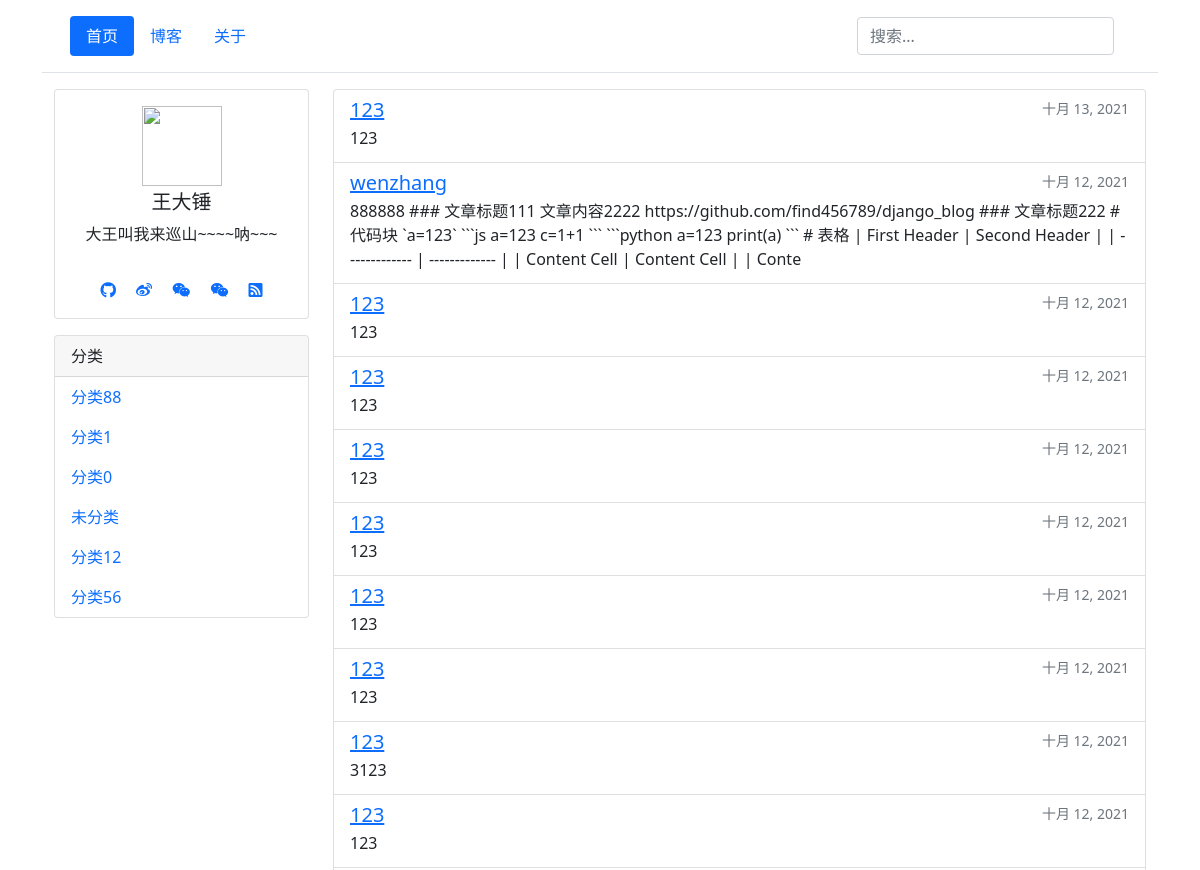
/ (upper part), run on an earlier commit of the app's database.
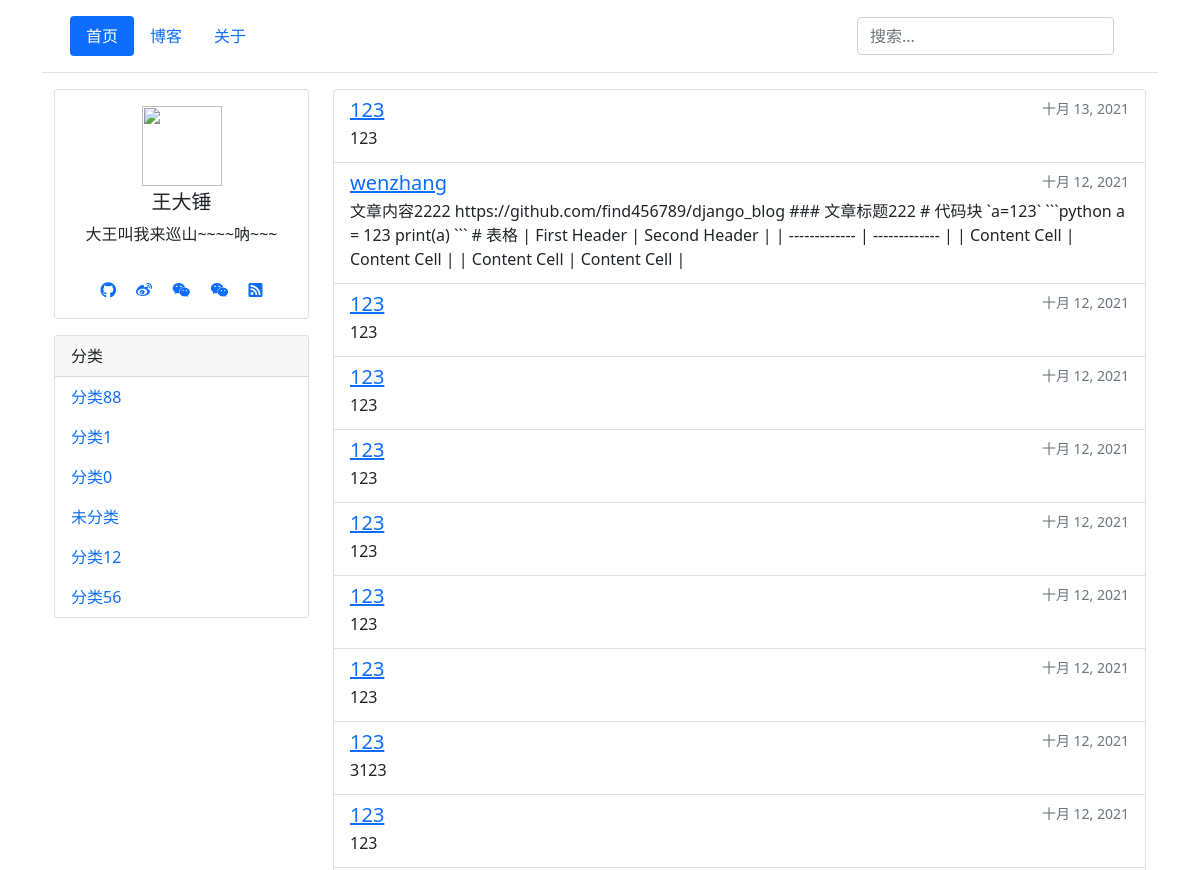
And on a later commit of the database.
### blog/models.py (models this page shows, shortened)
class Article(models.Model):
    title = models.CharField('文章标题',max_length=128)
    category = models.ForeignKey(Category, verbose_name='文章分类', on_delete=models.SET_DEFAULT, default=category_haveNo)
    is_public = models.BooleanField('是否公开', default=True, help_text="文章是否公开展示，不勾选就对外隐藏")
    is_original = models.BooleanField('是否原创', default=True, help_text="文章是否原创，不勾选就是转载")
    content_markdown = models.TextField('文章内容markdown', null=True, blank=True)
    content_html = models.TextField('文章内容html', null=True, blank=True,help_text="返回给客户端(根据markdown自动生成的，不要手动修改)")
    keywords = models.CharField('seo的keywords', max_length=640, blank=True, null=True)
    description = models.CharField('seo的description', max_length=640, blank=True, null=True)
    click = models.PositiveIntegerField('点击量',default=0)
    created = models.DateTimeField(verbose_name='添加时间',  auto_now_add=True)
    modified = models.DateTimeField(verbose_name='修改时间', default=timezone.now)
    def get_absolute_url(self):
        return reverse('article-detail', kwargs={'pk': self.pk})
    class Meta:
        ordering = ['-created'] # 默认按照创建时间排序
        verbose_name = "文章"
        verbose_name_plural = verbose_name

### blog/views.py (the view)
# urls.py: path('', IndexPageView.as_view(), name='home'),
class IndexPageView(ListView):
    queryset = Article.get_public_article()
    template_name = "blog/index.html"
    def get_context_data(self, **kwargs):
        context = super().get_context_data(**kwargs)
        context['SITE_CONFIG'] = settings.SITE_CONFIG  # 网站配置信息
        context['category'] = Category.objects.all()  # 网站分类
        return context

### blog/models.py (called while the page is built)
    def __str__(self):
        return self.name

    def get_absolute_url(self):
        return reverse('category-detail', kwargs={'pk': self.pk})

### templates/blog/index.html (shortened to what this page needs)
{% extends "base.html" %}
{% block content %}
<div class="container">
  <div class="row">
    <div class="col-3 d-none d-md-block">
     <div class="row">
         <div class="col">
             {% include 'user_info.html' %}
         </div>
     </div>
          <div class="row mt-3">
         <div class="col">
             {% include 'category.html' %}
         </div>
     </div>
    </div>
    <div class="col">
  <ul class="list-group  ">
      {% for article in object_list %}
   <li   class="list-group-item  ">
    <div class="d-flex w-100 justify-content-between">
      <h5 class="mb-1"><a target="_blank" href="{{ article.get_absolute_url }}"> {{ article.title }}</a></h5>
      <small class="text-muted">{{ article.created|date }}</small>
    </div>
    <p class="mb-1">{{ article.content_markdown|slice:":300" }}</p>
  </li>
   {% empty %}
        <li>内容为空。</li>
    {% endfor %}
</ul>
    </div>
  </div>
</div>
{% endblock %}

What changed in the data, as far as the page shows it:
changed Article "wenzhang": content_markdown "888888 ### 文章标题111 文章内容2222 https://github.com/find456789/django_blog ### 文章标题222 # 代码块 `a=123` ```js a=123 c=1+1 ``` ```python a=123 print(a) ``` # 表格 | First Header | Second Header | | ------------- | ------------- | | Content Cell | Content Cell | | Conte" → "文章内容2222 https://github.com/find456789/django_blog ### 文章标题222 # 代码块 `a=123` ```python a = 123 print(a) ``` # 表格 | First Header | Second Header | | ------------- | ------------- | | Content Cell | Content Cell | | Content Cell | Content Cell |"
